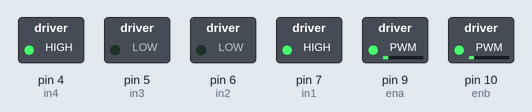
A sketch run on a simulated Arduino Uno, built with avr-gcc and run on an emulated ATmega328P. Shown: switched loads named in the sketch (green lamp = pin HIGH). What the sketch prints to the serial monitor is not drawn.

Above: at 0.1 s.
Timing chart, 0 to 40.0 s (numbered marks = the images above):
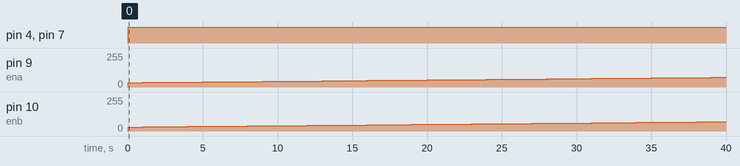

The sketch:

test_l298n_pwm.ino
```cpp
#define in1 7
#define in2 6
#define in3 5
#define in4 4
#define ena 9
#define enb 10


void setup() {
//đặt trạng thái output cho các chân
  pinMode(ena, OUTPUT);
  pinMode(enb, OUTPUT);
  pinMode(in1, OUTPUT);
  pinMode(in2, OUTPUT);
  pinMode(in3, OUTPUT);
  pinMode(in4, OUTPUT);
  Serial.begin(9600);
}

void loop() {
//băm xung từ 30 để kiểm tra động cơ 2 bên có đều hay không, nếu không thì bù xung vào
  for (int initial_speed = 30;initial_speed<255;initial_speed++){
      analogWrite(ena, initial_speed+3);
      analogWrite(enb, initial_speed);
      digitalWrite(in1, HIGH);
      digitalWrite(in2, LOW);
      digitalWrite(in3, LOW);
      digitalWrite(in4, HIGH);
      Serial.println(initial_speed);
      delay(1000);
  }
}
```

Measured:
- by itself, pin 4 (in4), pin 7 (in1): LOW → HIGH at 0.00 s
- by itself, pin 9 (ena): moves from 0/255 to 72/255 over 39.0 s
- by itself, pin 10 (enb): moves from 0/255 to 69/255 over 39.0 s
